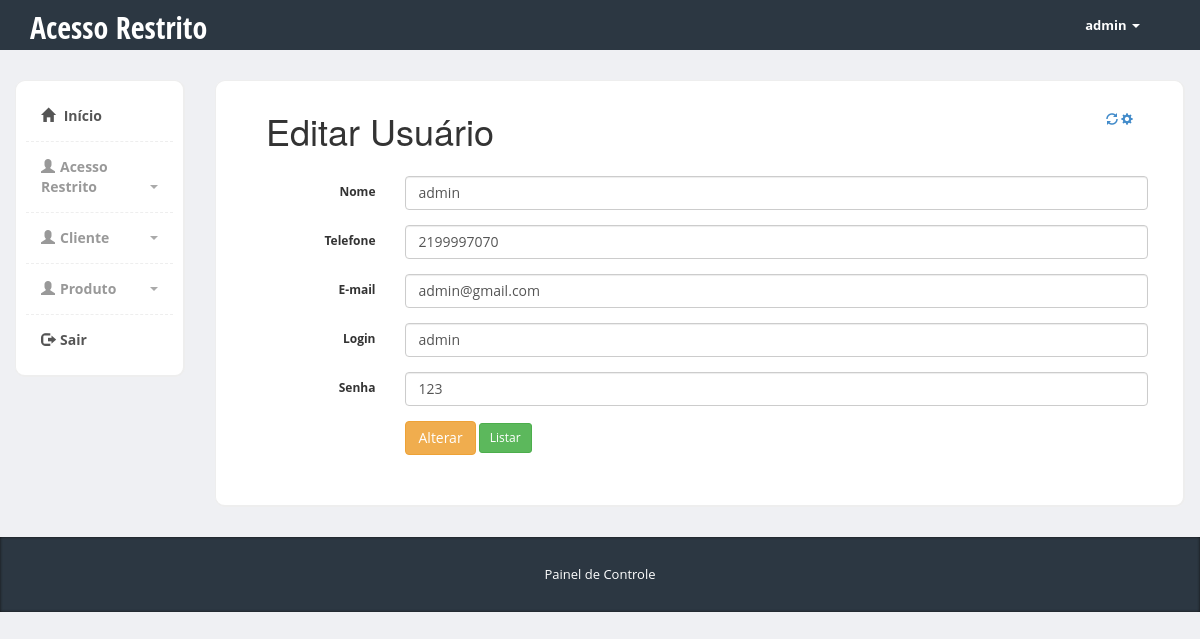
/Robokerneel/admin/editar-restrito.php?id=1 (signed in), run on the app's committed database.
### tables this page shows
CREATE TABLE `acesso_restrito` (
  `pk_restrito` int(11) NOT NULL,
  `nome` varchar(255) NOT NULL,
  `email` varchar(255) NOT NULL,
  `telefone` varchar(255) NOT NULL,
  `login` varchar(255) NOT NULL,
  `senha` varchar(255) NOT NULL
);

### Robokerneel/admin/editar-restrito.php (the view, shortened to what this page needs)
<?php
	include_once("conexao.php");
	$id = $_GET['id'];
	$result_restrito = "SELECT * FROM acesso_restrito WHERE pk_restrito = '$id' LIMIT 1";
	$resultado_restrito= mysqli_query($conn, $result_restrito);
	$row_restrito = mysqli_fetch_assoc($resultado_restrito);
?>
<?php include "includes/header.php" ?>
<div class="col-md-10">
		  	<div class="row">
		<div class="col-md-12">
		  			<div class="content-box-large">
		  				<div class="panel-heading">
							<div class="panel-title">
				  <h1>Editar Usuário</h1>
			</div>
			<div class="panel-options">
								<a href="#" data-rel="collapse"><i class="glyphicon glyphicon-refresh"></i></a>
								<a href="#" data-rel="reload"><i class="glyphicon glyphicon-cog"></i></a>
							</div>
						</div>
		  	<div class="panel-body">
			<form class="form-horizontal" method="POST" action="processar_editar_restrito.php" enctype="multipart/form-data">
				<div class="form-group">
					<label class="col-sm-2 control-label">Nome</label>
					<div class="col-sm-10">
						<input type="text" name="nome" class="form-control" id="inputEmail3" placeholder="Nome Completo" value="<?php echo $row_restrito['nome']; ?>">
					</div>
				</div>
				<div class="form-group">
					<label class="col-sm-2 control-label">Telefone</label>
					<div class="col-sm-10">
						<input type="text" name="telefone" class="form-control" id="inputEmail3" placeholder="Telefone" value="<?php echo $row_restrito['telefone']; ?>">
					</div>
				</div>
				<div class="form-group">
					<label class="col-sm-2 control-label">E-mail</label>
					<div class="col-sm-10">
						<input type="text" name="email" class="form-control" id="inputEmail3" placeholder="E-mail" value="<?php echo $row_restrito['email']; ?>">
					</div>
				</div>
				<div class="form-group">
					<label class="col-sm-2 control-label">Login</label>
					<div class="col-sm-10">
						<input type="text" name="login" class="form-control" id="inputEmail3" placeholder="E-mail" value="<?php echo $row_restrito['login']; ?>">
					</div>
				</div>
				<div class="form-group">
					<label class="col-sm-2 control-label">Senha</label>
					<div class="col-sm-10">
						<input type="text" name="senha" class="form-control" id="inputEmail3" placeholder="E-mail" value="<?php echo $row_restrito['senha']; ?>">
					</div>
				</div>
				<div class="form-group">
					<div class="col-sm-offset-2 col-sm-10">
						<button type="submit" class="btn btn-warning">Alterar</button>
						<a href="restrito-lista.php"><button type='button' class='btn btn-sm btn-success'>Listar</button></a>
					</div>
				</div>
			</form>
		  			</div>
		  		</div>
		  	</div>
		  </div>
		</div>
    </div>
<?php include "includes/footer.php" ?>

### Robokerneel/admin/css/styles.css (style rules this page uses)
body { font-family: 'Open Sans', sans-serif; position: relative; margin: 0px; font-size: 12px; padding: 0px; }
.content-box, .content-box-large { margin-bottom:30px; background:#fff; border-radius:10px; padding:10px; border-left:1px solid #eee; border-top:1px solid #eee; border-right:2px solid #eee; border-bottom:2px solid #eee; }
.content-box-large { padding: 20px; }
body { background-color: #eff0f3; }
.panel-heading>.panel-title, .content-box-header .panel-title { float: left; padding: 10px 15px; padding-top: 0px; }
.panel-heading>.panel-title>*, .content-box-header .panel-title>* { margin: 0; }
.panel-heading>.panel-options, .content-box-header .panel-options { float: right; padding-right: 15px; }
.panel-heading>.panel-options>a, .content-box-header .panel-options>a { margin-top: 10px; }
.panel-body { clear:both; }

### data on the page
acesso_restrito: nome "admin", telefone "2199997070", email "admin@gmail.com", login "admin", senha "123"

### other printed values
$_SESSION['login'] "admin"
